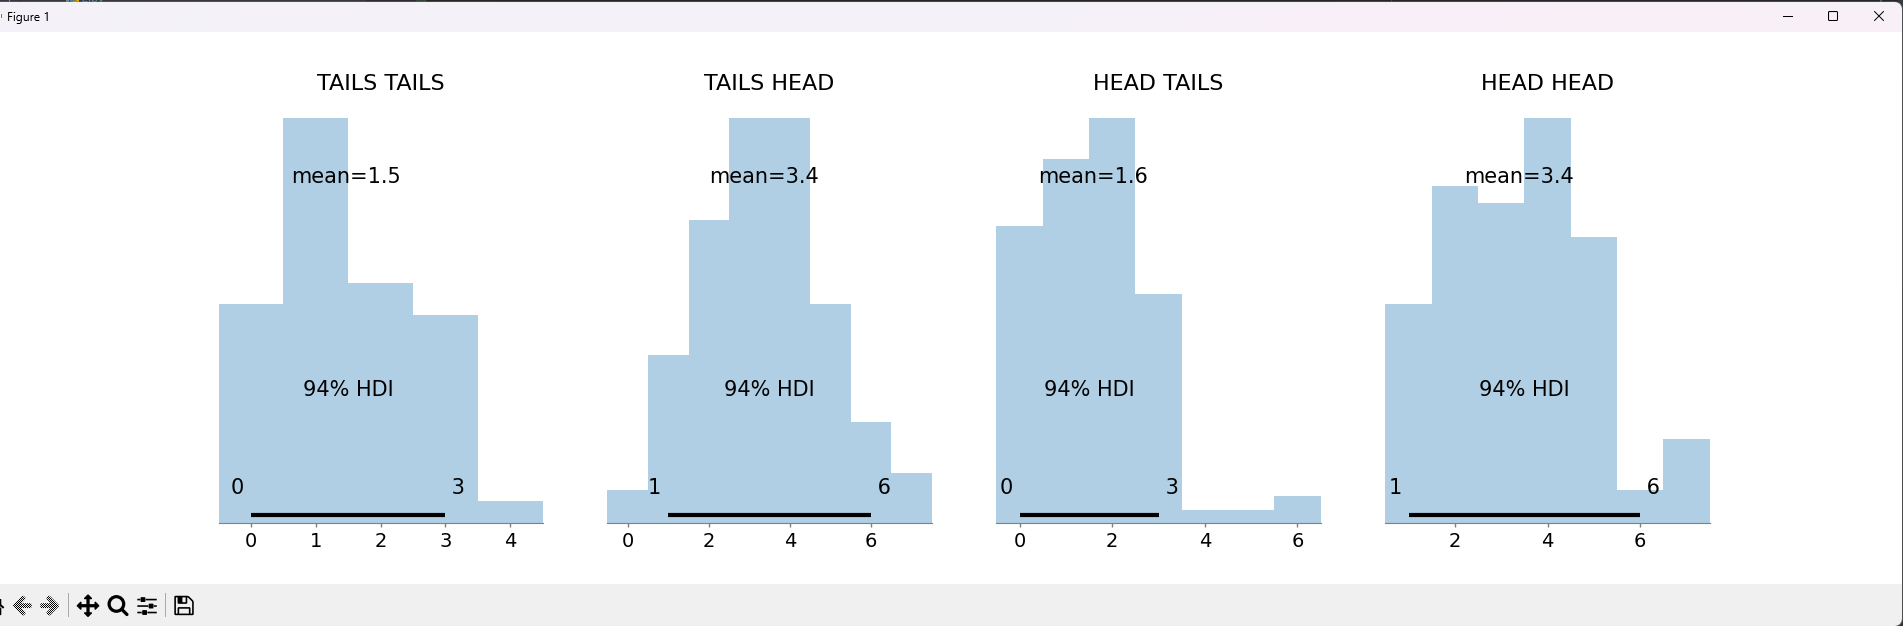

Write the Python code that produced this figure.
import numpy as np
from scipy import stats

import matplotlib.pyplot as plt
import arviz as az
import random

np.random.seed(1)

TailsTails, TailsHead, HeadTails, HeadHead = [], [], [], []
for counter in range(100):
    TailsTailsC, TailsHeadC, HeadTailsC, HeadHeadC = 0, 0, 0, 0
    for throws in range(10):
        firstCoin = np.random.randint(0, 100)
        secondCoin = np.random.randint(0, 100)
        if firstCoin < 50 and secondCoin < 30:
            TailsTailsC += 1
        elif firstCoin < 50 and secondCoin > 30:
            TailsHeadC += 1
        elif firstCoin > 50 and secondCoin < 30:
            HeadTailsC += 1
        elif firstCoin > 50 and secondCoin > 30:
            HeadHeadC += 1
    TailsTails.append(TailsTailsC)
    TailsHead.append(TailsHeadC)
    HeadTails.append(HeadTailsC)
    HeadHead.append(HeadHeadC)
az.plot_posterior({'TAILS TAILS': TailsTails, 'TAILS HEAD': TailsHead, 'HEAD TAILS': HeadTails, 'HEAD HEAD': HeadHead })
plt.show()
